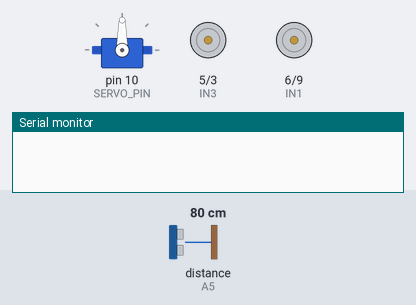
This sketch was run on a simulated Arduino Uno, built with avr-gcc and run on an emulated ATmega328P. Shown: servo, motor-driver pin pairs drawn as motors (green arrow = first pin HIGH = forward, orange = second pin HIGH = backward, longer = more drive), the last lines printed to the serial monitor. Wiring (inferred from the names in the program): ultrasonic range finder: trigger A4; echo A5. The test bench sets the inputs (shaded band); at power-on: distance to the obstacle (sensor on A5) 80 cm. The echo pulse lasts 58.3 µs per cm.

Above: at 0.1 s.
At 2.3 s:
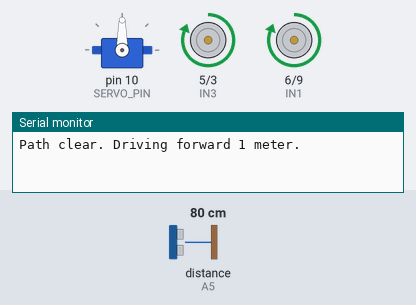
Timing chart, 0 to 5.8 s (numbered marks = the images above):
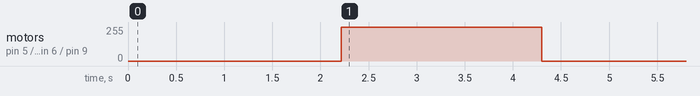

Measured:
- by itself, motor on pin 5 (IN3) / pin 3 (IN4), motor on pin 6 (IN1) / pin 9 (IN2): stopped → forward 255/255 at 2.2 s, → stopped 2.1 s later

The sketch:

Lab6ForwardPath.ino
```cpp
#include <Servo.h>

// Motor Pins
#define IN1 6
#define IN2 9
#define IN3 5
#define IN4 3

// Ultrasonic Pins
#define TRIG A4
#define ECHO A5

// Servo Pin
#define SERVO_PIN 10
Servo scanServo;

bool pathCompleted = false;

void setup() {
  pinMode(IN1, OUTPUT);
  pinMode(IN2, OUTPUT);
  pinMode(IN3, OUTPUT);
  pinMode(IN4, OUTPUT);

  pinMode(TRIG, OUTPUT);
  pinMode(ECHO, INPUT);

  scanServo.attach(SERVO_PIN);
  scanServo.write(90); // Forward

  Serial.begin(9600);
  delay(1000);
}

void loop() {
  if (pathCompleted) {
    stopMotors();
    return;
  }

  bool obstacleDetected = isObstacleAhead();

  if (!obstacleDetected) {
    Serial.println("Path clear. Driving forward 1 meter.");
    moveForwardDistance(1.0);
    pathCompleted = true;
  } else {
    Serial.println("Obstacle detected. Planning detour...");
    stopMotors();

    int leftDist = readDistanceAtAngle(150);
    delay(300);
    int rightDist = readDistanceAtAngle(30);
    delay(300);

    Serial.print("Left distance: ");
    Serial.println(leftDist);
    Serial.print("Right distance: ");
    Serial.println(rightDist);

    if (leftDist > rightDist) {
      Serial.println("Turning left to avoid obstacle...");
      turnLeft();
      moveForwardDistance(0.5);
      turnRight();
    } else {
      Serial.println("Turning right to avoid obstacle...");
      turnRight();
      moveForwardDistance(0.5);
      turnLeft();
    }

    Serial.println("Returning to path. Moving final 0.5 meters...");
    moveForwardDistance(0.5);
    pathCompleted = true;
  }
}

// === Utility Functions ===

bool isObstacleAhead() {
  int count = 0;
  for (int i = 0; i < 3; i++) {
    int d = readDistanceAtAngle(90);
    if (d < 35 && d > 0) count++;
    delay(100);
  }
  return (count >= 2);
}

int readDistanceAtAngle(int angle) {
  scanServo.write(angle);
  delay(300);

  digitalWrite(TRIG, LOW);
  delayMicroseconds(2);
  digitalWrite(TRIG, HIGH);
  delayMicroseconds(10);
  digitalWrite(TRIG, LOW);

  long duration = pulseIn(ECHO, HIGH, 30000);
  if (duration == 0) return 999;
  int distance = duration * 0.034 / 2;
  return distance;
}

void moveForwardDistance(float distanceMeters) {
  float timeToMove = (distanceMeters / 0.48) * 1000; // ms
  moveForward();
  delay((int)timeToMove);
  stopMotors();
}

void moveForward() {
  digitalWrite(IN1, HIGH);
  digitalWrite(IN2, LOW);
  digitalWrite(IN3, HIGH);
  digitalWrite(IN4, LOW);
}

void stopMotors() {
  digitalWrite(IN1, LOW);
  digitalWrite(IN2, LOW);
  digitalWrite(IN3, LOW);
  digitalWrite(IN4, LOW);
}

void turnRight() {
  digitalWrite(IN1, HIGH);
  digitalWrite(IN2, LOW);
  digitalWrite(IN3, LOW);
  digitalWrite(IN4, HIGH);
  delay(650); // 80-degree turn
  stopMotors();
}

void turnLeft() {
  digitalWrite(IN1, LOW);
  digitalWrite(IN2, HIGH);
  digitalWrite(IN3, HIGH);
  digitalWrite(IN4, LOW);
  delay(730); // 90-degree turn
  stopMotors();
}
```
